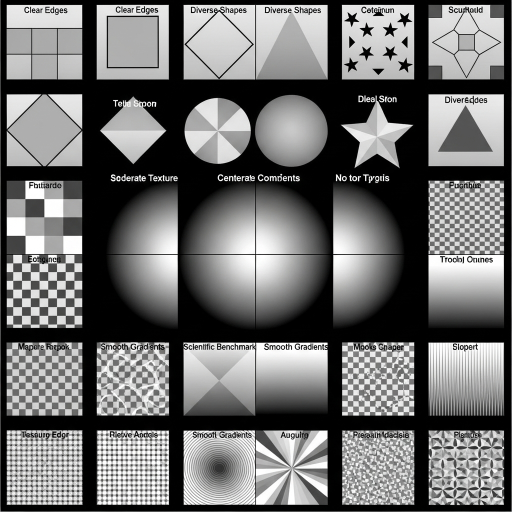
#> input picture base.png, 1024 x 1024 px (shown at 1/2 size)
$ python gerarImagens.py
#> lines starting #> are read from the running program, lines starting #| are printed output that depends on the picture
import os
from PIL import Image

# Function to resize and save image
def resize_and_save(image, size, filename):
    # Resize the image using high-quality Lanczos interpolation
    resized_image = image.resize(size, Image.LANCZOS)
    # Save the resized image
    resized_image.save(filename)
    print(f"Saved {filename}")

# Main function
def main():
    base_filename = 'base.png'

    # Check if base image exists
    if not os.path.exists(base_filename):
        print(f"Error: {base_filename} not found.")
        return

    resize_and_save(Image.open(base_filename), (512, 512), 'image_512x512.png')
#> in resize_and_save, `resized_image = image.resize(size, Image.LANCZOS)`:
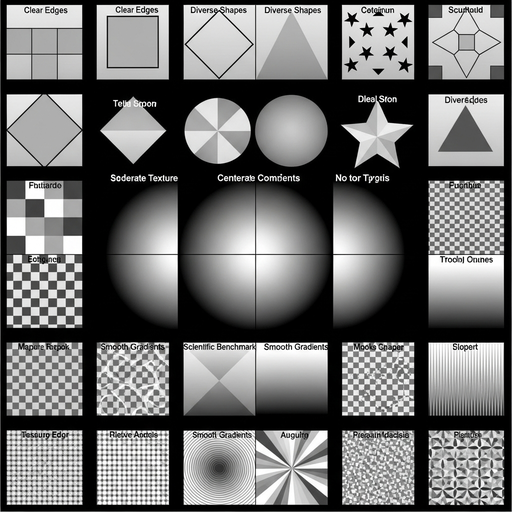
#> resized_image: PIL image 512x512 RGB; mean R, G, B 109.9, 110, 109.7
    resize_and_save(Image.open(base_filename), (1024, 1024), 'image_1024x1024.png')
#> in resize_and_save, resized_image is the input picture: PIL image 1024x1024 RGB; mean R, G, B 109.7, 109.8, 109.6
    resize_and_save(Image.open(base_filename), (2048, 2048), 'image_2048x2048.png')
#> call 3 of resize_and_save, with size = (2048, 2048), filename = 'image_2048x2048.png'
#> in resize_and_save (call 3), `resized_image = image.resize(size, Image.LANCZOS)`:
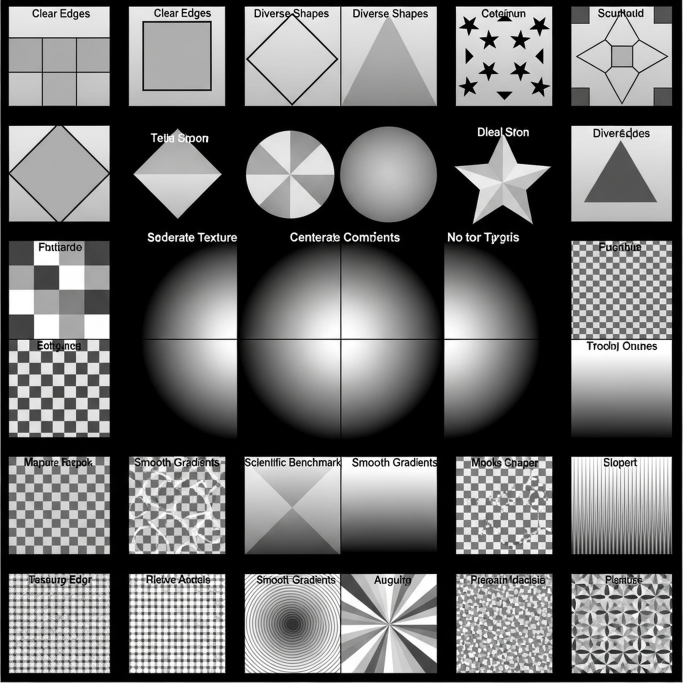
#> resized_image: PIL image 2048x2048 RGB (shown at 1/3 size); mean R, G, B 109.8, 109.9, 109.7
    resize_and_save(Image.open(base_filename), (4096, 4096), 'image_4096x4096.png')
#> call 4 of resize_and_save, with size = (4096, 4096), filename = 'image_4096x4096.png'
#> in resize_and_save (call 4), `resized_image = image.resize(size, Image.LANCZOS)`:
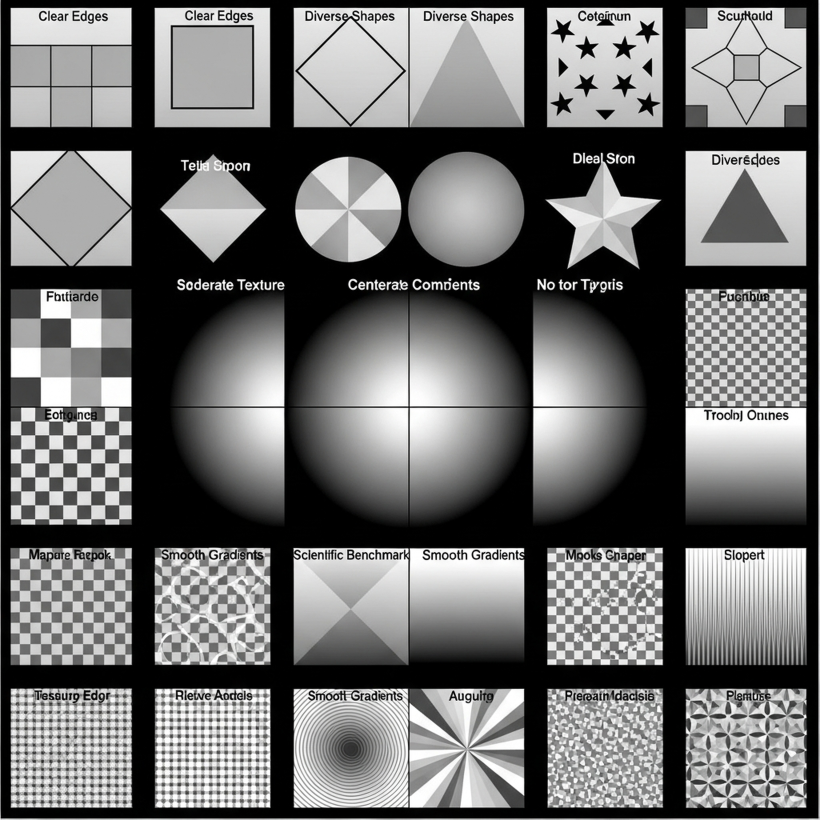
#> resized_image: PIL image 4096x4096 RGB (shown at 1/5 size); mean R, G, B 109.8, 109.9, 109.7

if __name__ == "__main__":
    main()
